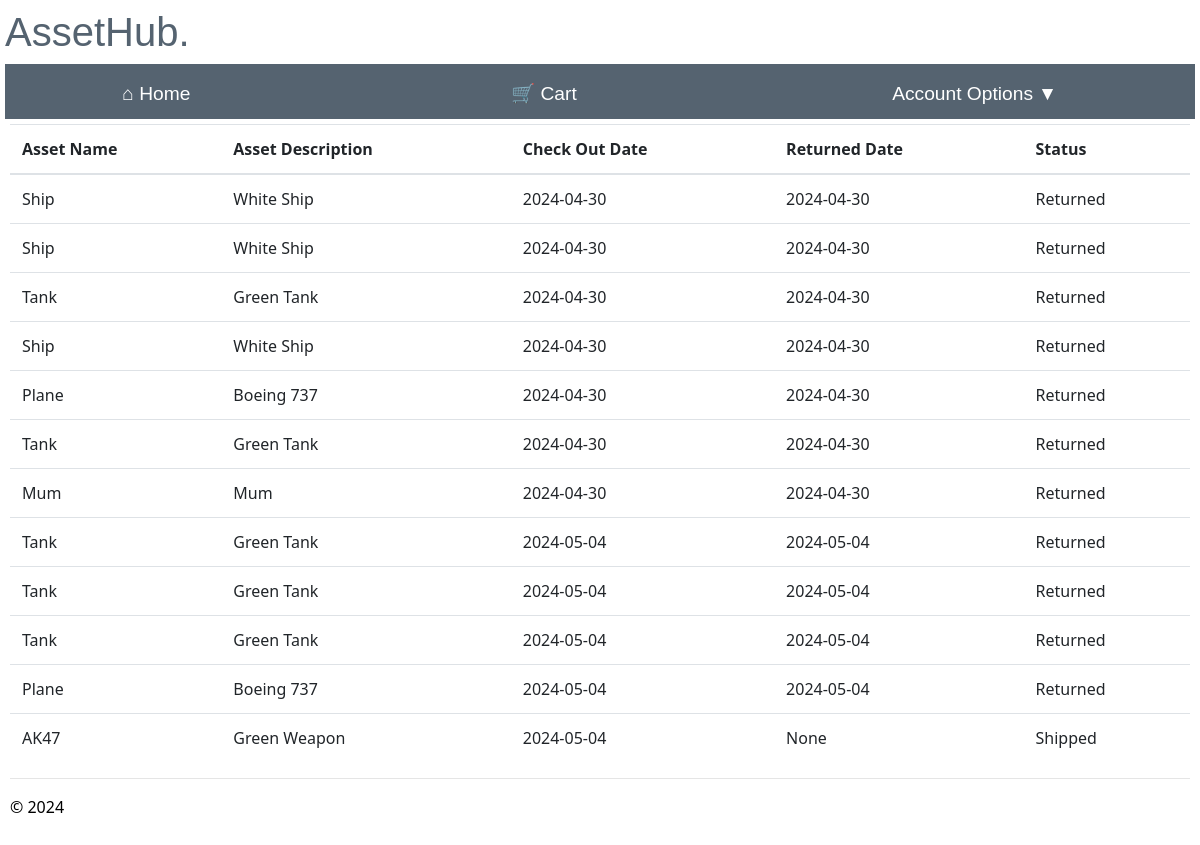
Page /order_history (signed in) on the committed database.
### app/models/models.py (models this page shows)
class Assets(db.Model):
    __tablename__ = 'assets'
    asset_id = db.Column(db.Integer, primary_key=True, nullable=False)
    asset_name = db.Column(db.String(100), nullable=True)
    asset_description = db.Column(db.String(225), nullable=True)
    keyword = db.Column(db.String(50), nullable=False)
    available = db.Column(db.String(50), nullable=False, default='Y')

class Order(db.Model):
    __tablename__ = 'order'
    order_id = db.Column(db.Integer, primary_key=True, nullable=False)
    username = db.Column(db.Integer, db.ForeignKey('user.username'), nullable=False)
    asset_id = db.Column(db.String(100), db.ForeignKey('assets.asset_id'), nullable=False)
    branch_name = db.Column(db.String(50), nullable=False)
    check_out_date = db.Column(db.Date,nullable=False)
    return_date = db.Column(db.Date,nullable=True)
    status = db.Column(db.String(20),nullable= False, default='New Order')
    user = relationship('User', backref='order')
    asset = relationship('Assets', backref='order')

### app/main/routes.py (the view)
@bp.route("/order_history")
@login_required
def order_history():
    try:
        order_history = Order.query.filter(Order.username == current_user.username).all()
        asset_names = {}
        asset_description = {}
        for item in order_history:
            asset = Assets.query.filter_by(asset_id=item.asset_id).first()
            if asset:
                asset_names[item.asset_id] = asset.asset_name
                asset_description[item.asset_id] = asset.asset_description
        return render_template('order_history.html', order_history=order_history, asset_names=asset_names,asset_description=asset_description)
    except Exception as e:
        flash("An error occurred retrieving assets.")
    return redirect(url_for("main.home"))

### app/main/templates/order_history.html (shortened to what this page needs)
{% extends "layout.html" %}
{% block content %}
<table class="table table-hover">
    <thead class="active tables">
      <th>Asset Name</th>
      <th>Asset Description</th>
      <th>Check Out Date</th>
      <th>Returned Date</th>
      <th>Status</th>
    </thead>
    <tbody>
      {% for order_history in order_history %}
      <tr>
            <td>{{ asset_names[order_history.asset_id] }}</td>
            <td>{{ asset_description[order_history.asset_id ] }}</td>
            <td>{{ order_history.check_out_date }}</td>
            <td>{{ order_history.return_date }}</td>
            <td>{{ order_history.status }}</td>
      </tr>
      {% endfor %}
    </tbody>
  </table>
{% endblock %}

### app/main/templates/layout.html (style rules this page uses)
body { padding: 8px 5px 8px 5px; }

### rows in the picture
Order: check_out_date "2024-04-30", return_date "2024-04-30", status "Returned"
Assets: asset_name "Ship", asset_description "White Ship"
Order: check_out_date "2024-04-30", return_date "2024-04-30", status "Returned"
Order: check_out_date "2024-04-30", return_date "2024-04-30", status "Returned"
Assets: asset_name "Tank", asset_description "Green Tank"
Order: check_out_date "2024-04-30", return_date "2024-04-30", status "Returned"
Order: check_out_date "2024-04-30", return_date "2024-04-30", status "Returned"
Assets: asset_name "Plane", asset_description "Boeing 737"
Order: check_out_date "2024-04-30", return_date "2024-04-30", status "Returned"
Order: check_out_date "2024-04-30", return_date "2024-04-30", status "Returned"
Assets: asset_name "Mum", asset_description "Mum"
Order: check_out_date "2024-05-04", return_date "2024-05-04", status "Returned"
Order: check_out_date "2024-05-04", return_date "2024-05-04", status "Returned"
Order: check_out_date "2024-05-04", return_date "2024-05-04", status "Returned"
Order: check_out_date "2024-05-04", return_date "2024-05-04", status "Returned"
Order: check_out_date "2024-05-04", return_date "None", status "Shipped"
Assets: asset_name "AK47", asset_description "Green Weapon"
